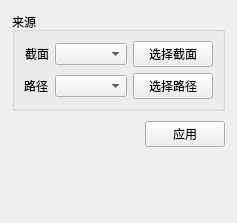
<?xml version='1.0' encoding='UTF-8'?>
<ui version="4.0">
 <class>SweepDialog</class>
 <widget class="QWidget" name="SweepDialog">
  <layout class="QVBoxLayout" name="mainLayout">
   <property name="leftMargin"><number>12</number></property><property name="topMargin"><number>12</number></property><property name="rightMargin"><number>12</number></property><property name="bottomMargin"><number>12</number></property><property name="spacing"><number>10</number></property>
   <item><widget class="QGroupBox" name="sourceGroup"><property name="title"><string>来源</string></property><layout class="QFormLayout" name="sourceForm"><property name="labelAlignment"><set>Qt::AlignRight|Qt::AlignTrailing|Qt::AlignVCenter</set></property><item row="0" column="0"><widget class="QLabel" name="profileLabel"><property name="text"><string>截面</string></property></widget></item><item row="1" column="0"><widget class="QLabel" name="pathLabel"><property name="text"><string>路径</string></property></widget></item><item row="0" column="1"><widget class="QWidget" name="profileRow"><layout class="QHBoxLayout" name="profileRowLayout"><property name="leftMargin"><number>0</number></property><property name="topMargin"><number>0</number></property><property name="rightMargin"><number>0</number></property><property name="bottomMargin"><number>0</number></property><property name="spacing"><number>6</number></property><item><widget class="QComboBox" name="profileCombo"><property name="minimumHeight"><number>30</number></property></widget></item><item><widget class="QPushButton" name="pickProfileButton"><property name="minimumHeight"><number>32</number></property><property name="text"><string>选择截面</string></property></widget></item></layout></widget></item><item row="1" column="1"><widget class="QWidget" name="pathRow"><layout class="QHBoxLayout" name="pathRowLayout"><property name="leftMargin"><number>0</number></property><property name="topMargin"><number>0</number></property><property name="rightMargin"><number>0</number></property><property name="bottomMargin"><number>0</number></property><property name="spacing"><number>6</number></property><item><widget class="QComboBox" name="pathCombo"><property name="minimumHeight"><number>30</number></property></widget></item><item><widget class="QPushButton" name="pickPathButton"><property name="minimumHeight"><number>32</number></property><property name="text"><string>选择路径</string></property></widget></item></layout></widget></item></layout></widget></item>
   <item><layout class="QHBoxLayout" name="buttonLayout"><item><spacer name="buttonSpacer"><property name="orientation"><enum>Qt::Horizontal</enum></property><property name="sizeHint" stdset="0"><size><width>40</width><height>20</height></size></property></spacer></item><item><widget class="QPushButton" name="applyButton"><property name="minimumHeight"><number>32</number></property><property name="text"><string>应用</string></property></widget></item></layout></item>
   <item><widget class="QLabel" name="statusLabel"><property name="text"><string/></property><property name="wordWrap"><bool>true</bool></property></widget></item>
   <item><spacer name="verticalSpacer"><property name="orientation"><enum>Qt::Vertical</enum></property><property name="sizeHint" stdset="0"><size><width>20</width><height>40</height></size></property></spacer></item>
  </layout>
 </widget><resources/><connections/>
</ui>
